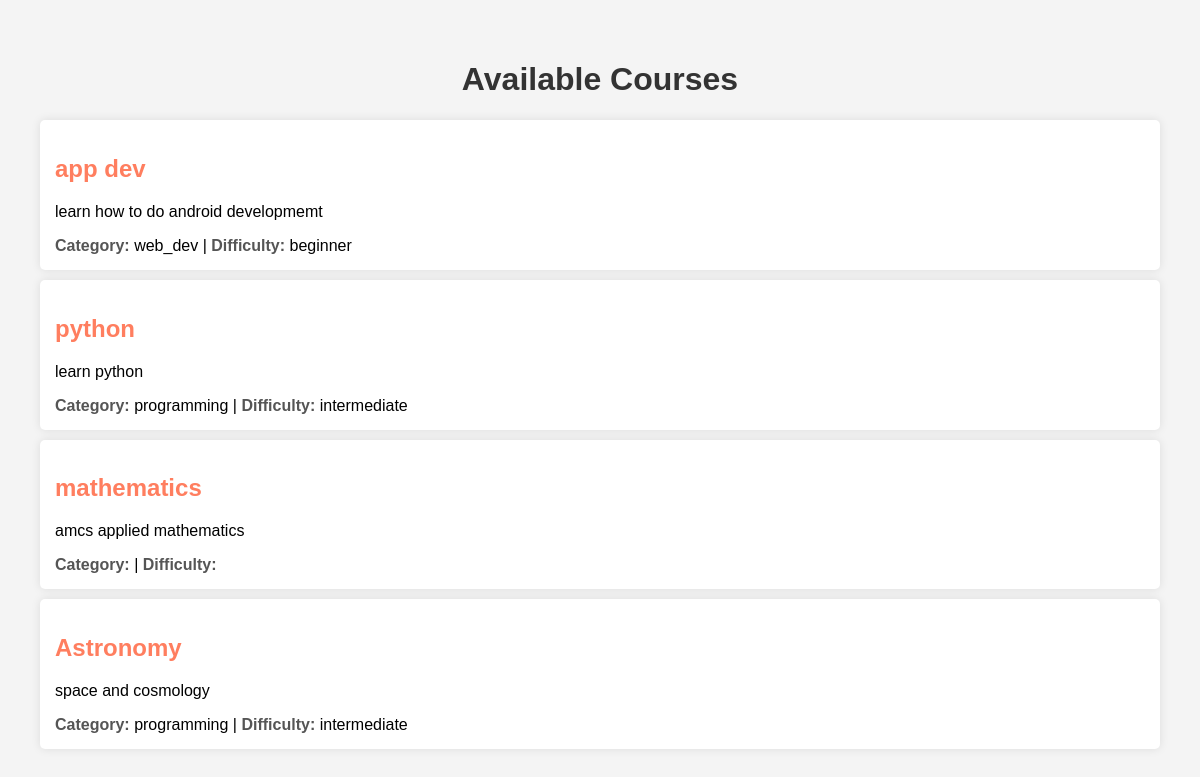
Page /courses/ on the committed database.
### api/models.py (models this page shows, shortened)
class Course(models.Model):
    title = models.CharField(max_length=255)
    description = models.TextField()
    category = models.CharField(max_length=100, choices=[
        ("programming", "Programming"),
        ("data_science", "Data Science"),
        ("ai", "Artificial Intelligence"),
        ("web_dev", "Web Development"),
        ("space_science", "Space Science"),
    ])
    difficulty = models.CharField(max_length=50, choices=[
        ("beginner", "Beginner"),
        ("intermediate", "Intermediate"),
        ("advanced", "Advanced"),
    ])
    created_at = models.DateTimeField(auto_now_add=True)

### api/views.py (the view)
# urls.py: path("", course_list_html, name="course-list-html"),
def course_list_html(request):
    courses = Course.objects.all()
    return render(request, "courses.html", {"courses": courses})

### api/templates/courses.html (shortened to what this page needs)
<!DOCTYPE html>
<html>
<head>
</head>
<body>
    <h1>Available Courses</h1>
    <ul>
        {% for course in courses %}
            <li>
                <h2>{{ course.title }}</h2>
                <p>{{ course.description }}</p>
                <strong>Category:</strong> {{ course.category }} |
                <strong>Difficulty:</strong> {{ course.difficulty }}
            </li>
        {% endfor %}
    </ul>
</body>
</html>

### api/templates/courses.html (style rules this page uses)
body { font-family: Arial, sans-serif; margin: 20px; padding: 20px; background-color: #f4f4f4; }
h1 { text-align: center; color: #333; }
ul { list-style-type: none; padding: 0; }
li { background: white; margin: 10px 0; padding: 15px; border-radius: 5px; box-shadow: 0px 0px 10px rgba(0, 0, 0, 0.1); }
h2 { color: #ff7e5f; }
strong { color: #555; }

### rows in the picture
Course: title "app dev", description "learn how to do android developmemt", category "web_dev", difficulty "beginner"
Course: title "python", description "learn python", category "programming", difficulty "intermediate"
Course: title "mathematics", description "amcs applied mathematics"
Course: title "Astronomy", description "space and cosmology", category "programming", difficulty "intermediate"
